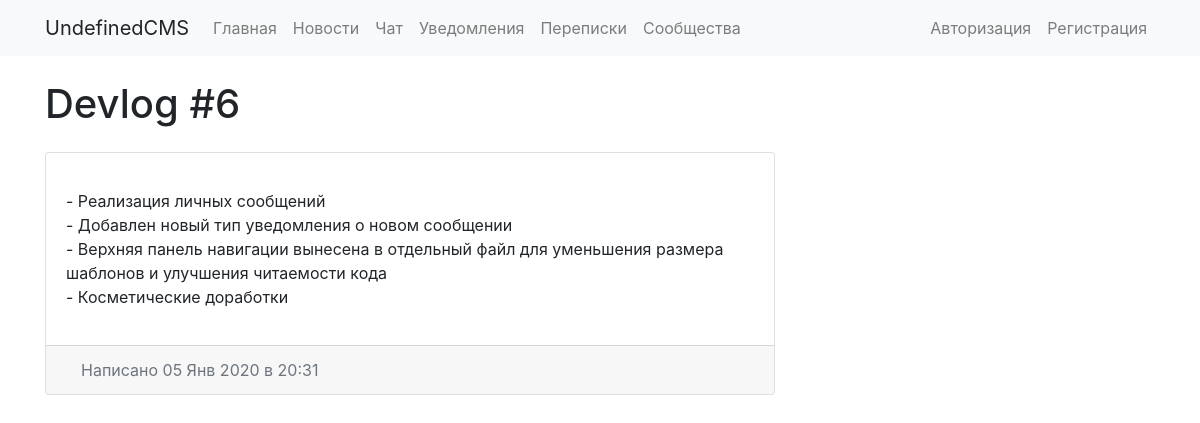
The page /news/7/ on the database as committed earlier.
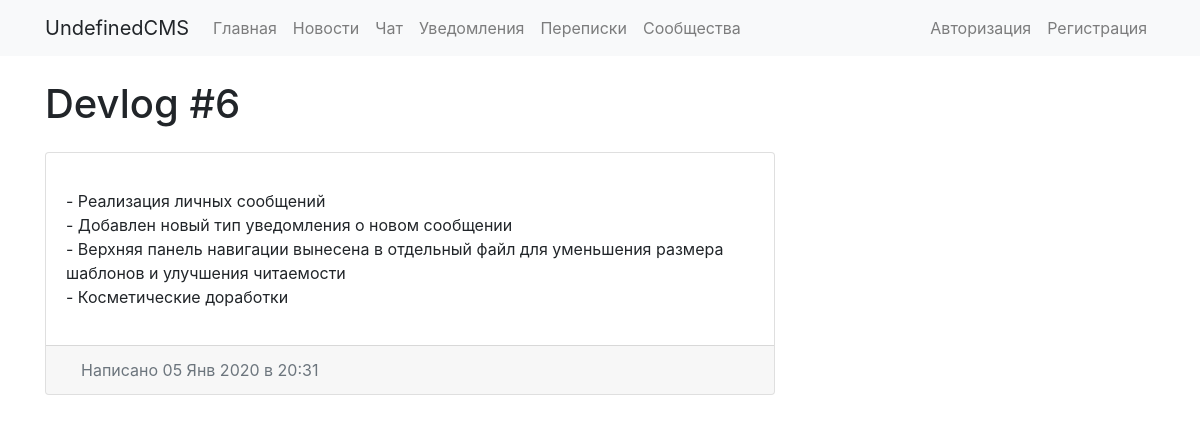
The same page on the database as committed later.
### news/models.py (models this page shows, shortened)
class Post(models.Model):
    post_text = models.TextField()
    post_name = models.CharField(max_length=200)
    post_date = models.DateTimeField('date published')
    post_announce = models.TextField()

### news/views.py (the view)
# urls.py: path('<int:news_id>/', views.news_post, name='news_post'),
def news_post(request, news_id):
    post = get_object_or_404(Post, pk=news_id)
    template = loader.get_template('news/posttemplate.html')
    context = {
        'post': post,
    }
    return HttpResponse(template.render(context, request))

### news/templates/news/posttemplate.html (shortened to what this page needs)
{% extends "base_twocolumn.html" %}
{% block title_h1 %} {{ post.post_name }} {% endblock %}
{% block content1 %}
<div class="card mb-4">
  <div class="card-body">
    <p class="card-text">{{ post.post_text|linebreaks }}</p>
  </div>
  <div class="card-footer text-muted">
    <div class="d-flex flex-row justify-content-between align-items-center">
      <div class="container">
      <a class="p-6 d-none d-md-block">Написано {{post.post_date|date:"d M Y в H:i"}} </a>
      </div>
    </div>
  </div>
</div>
{% endblock %}

Rows that differ between the two databases and show on the page:
changed Post "Devlog #6": post_text "…шаблонов и улучшения читаемости кода - Косметические доработки" → "…шаблонов и улучшения читаемости - Косметические доработки"
